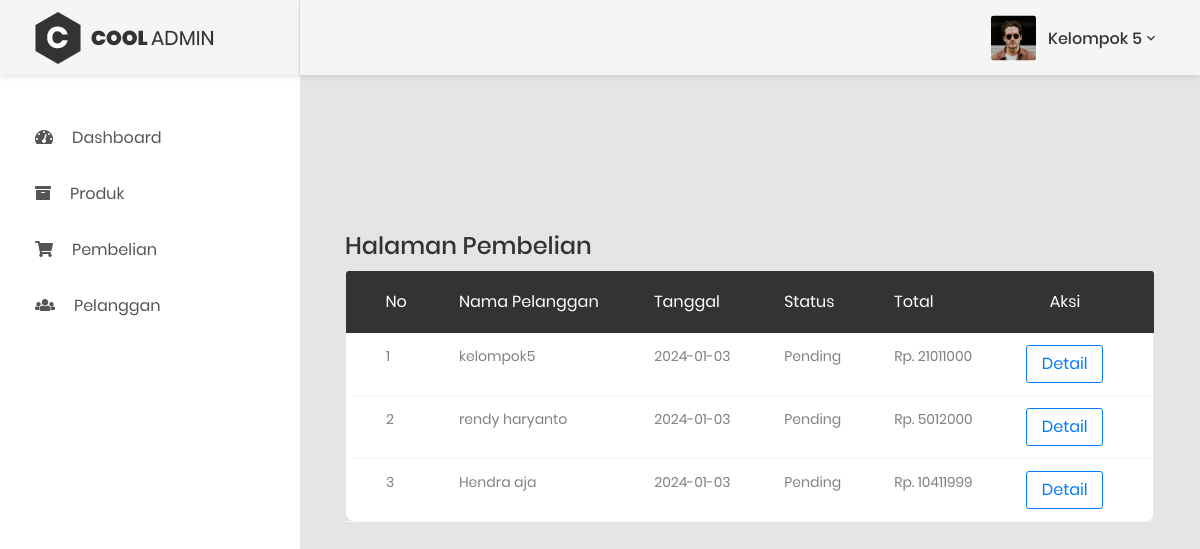
The page /admin/index.php?halaman=pembelian (signed in) on the database its author committed.
### tables this page shows
CREATE TABLE `tb_pembelian` (
  `id_pembelian` int(11) NOT NULL,
  `id_pelanggan` int(11) NOT NULL,
  `id_prov` int(11) NOT NULL,
  `tanggal_pembelian` date NOT NULL,
  `total_pembelian` int(11) NOT NULL,
  `tarif` int(11) NOT NULL,
  `alamat` varchar(50) NOT NULL,
  `status` varchar(30) NOT NULL
);

CREATE TABLE `tb_pelanggan` (
  `id_pelanggan` int(11) NOT NULL,
  `email` varchar(30) NOT NULL,
  `password` varchar(30) NOT NULL,
  `nama_pelanggan` varchar(50) NOT NULL,
  `telepon` varchar(30) NOT NULL
);

### admin/pembelian.php (the view, shortened to what this page needs)
      <div class="main-content">
        <div class="section__content section__content--p30">
          <div class="container-fluid">
            <h1 class="heading-title">Halaman Pembelian</h1>
  <div class="row">
      <div class="col col-lg-12">
		<div class="table-responsive m-b-40">
		<table class="table table-borderless table-data3">
			<thead>
				<tr>
					<th>No</th>
					<th>Nama Pelanggan</th>
					<th>Tanggal</th>
					<th>Status</th>
					<th>Total</th>
					<th style="text-align: center">Aksi</th>
				</tr>
			</thead>
			<tbody>
			<?php $no = 1; ?>
			<?php $ambil = $koneksi->query("SELECT * FROM tb_pembelian JOIN tb_pelanggan ON tb_pembelian.id_pelanggan=tb_pelanggan.id_pelanggan"); ?>
			<?php while($pecah = $ambil->fetch_assoc()) { ?>
				<tr>
					<td><?php echo $no; ?></td>
					<td><?php echo $pecah['nama_pelanggan']; ?></td>
					<td><?php echo $pecah['tanggal_pembelian'];  ?></td>
					<td><?php echo $pecah['status']; ?></td>
					<td><?php echo "Rp. ".$pecah['total_pembelian']; ?></td>
					<td>
						 <div class="table-data-feature">
                               <?php if ($pecah['status'] == "Pending" || $pecah['status'] == "Produk di Terima") : ?>
                               		<a class="btn btn-outline-primary btn-block" href="index.php?halaman=detail&id=<?php echo $pecah['id_pembelian']; ?>">Detail</a>
                             	<?php endif; ?>
                         </div>
					</td>
				</tr>
			<?php $no++; ?>
			<?php } ?>
			</tbody>
		</table>
		</div>
	</div>
</div>

### rows shown on the page
tb_pembelian: id_pelanggan.nama_pelanggan "kelompok5", tanggal_pembelian "2024-01-03", status "Pending", total_pembelian "21011000"
tb_pembelian: id_pelanggan.nama_pelanggan "rendy haryanto", tanggal_pembelian "2024-01-03", status "Pending", total_pembelian "5012000"
tb_pembelian: id_pelanggan.nama_pelanggan "Hendra aja", tanggal_pembelian "2024-01-03", status "Pending", total_pembelian "10411999"

### other values the page prints
$_SESSION['admin']['nama'] "Kelompok 5"
